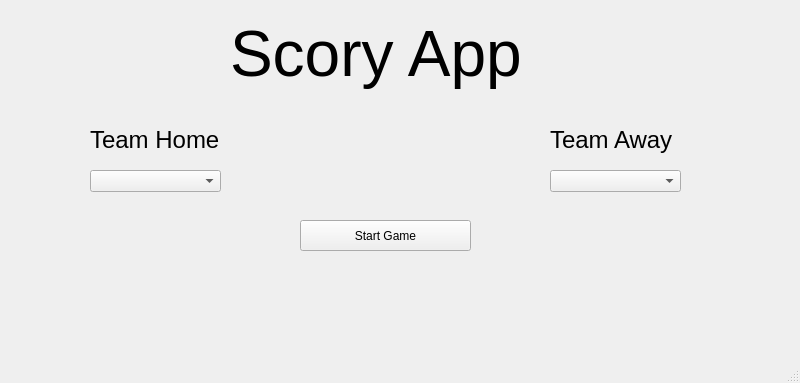
<?xml version="1.0" encoding="UTF-8"?>
<ui version="4.0">
 <class>MainWindow</class>
 <widget class="QMainWindow" name="MainWindow">
  <property name="geometry">
   <rect>
    <x>0</x>
    <y>0</y>
    <width>800</width>
    <height>383</height>
   </rect>
  </property>
  <property name="windowTitle">
   <string>MainWindow</string>
  </property>
  <widget class="QWidget" name="centralwidget">
   <widget class="QLabel" name="team_home_label">
    <property name="geometry">
     <rect>
      <x>90</x>
      <y>100</y>
      <width>151</width>
      <height>81</height>
     </rect>
    </property>
    <property name="text">
     <string>&lt;html&gt;&lt;head/&gt;&lt;body&gt;&lt;p&gt;&lt;span style=&quot; font-size:18pt;&quot;&gt;Team Home&lt;/span&gt;&lt;/p&gt;&lt;/body&gt;&lt;/html&gt;</string>
    </property>
   </widget>
   <widget class="QLabel" name="team_away_label_2">
    <property name="geometry">
     <rect>
      <x>550</x>
      <y>100</y>
      <width>151</width>
      <height>81</height>
     </rect>
    </property>
    <property name="text">
     <string>&lt;html&gt;&lt;head/&gt;&lt;body&gt;&lt;p&gt;&lt;span style=&quot; font-size:18pt;&quot;&gt;Team Away&lt;/span&gt;&lt;/p&gt;&lt;/body&gt;&lt;/html&gt;</string>
    </property>
   </widget>
   <widget class="QLabel" name="label">
    <property name="geometry">
     <rect>
      <x>230</x>
      <y>10</y>
      <width>331</width>
      <height>91</height>
     </rect>
    </property>
    <property name="text">
     <string>&lt;html&gt;&lt;head/&gt;&lt;body&gt;&lt;p&gt;&lt;span style=&quot; font-size:48pt;&quot;&gt;Scory App&lt;/span&gt;&lt;/p&gt;&lt;/body&gt;&lt;/html&gt;</string>
    </property>
   </widget>
   <widget class="QComboBox" name="combo_home">
    <property name="geometry">
     <rect>
      <x>90</x>
      <y>170</y>
      <width>131</width>
      <height>22</height>
     </rect>
    </property>
   </widget>
   <widget class="QComboBox" name="combo_away">
    <property name="geometry">
     <rect>
      <x>550</x>
      <y>170</y>
      <width>131</width>
      <height>22</height>
     </rect>
    </property>
   </widget>
   <widget class="QPushButton" name="start_game_button">
    <property name="geometry">
     <rect>
      <x>300</x>
      <y>220</y>
      <width>171</width>
      <height>31</height>
     </rect>
    </property>
    <property name="text">
     <string>Start Game</string>
    </property>
   </widget>
  </widget>
  <widget class="QMenuBar" name="menubar">
   <property name="geometry">
    <rect>
     <x>0</x>
     <y>0</y>
     <width>800</width>
     <height>22</height>
    </rect>
   </property>
  </widget>
  <widget class="QStatusBar" name="statusbar"/>
 </widget>
 <resources/>
 <connections/>
</ui>
